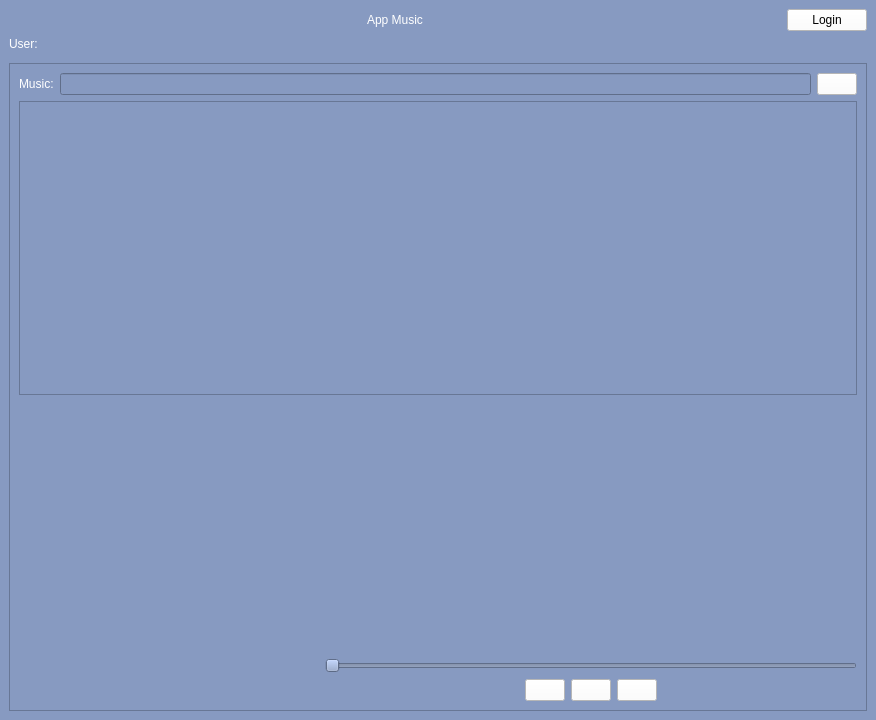
<?xml version="1.0" encoding="UTF-8"?>
<ui version="4.0">
 <class>MainWindow</class>
 <widget class="QMainWindow" name="MainWindow">
  <property name="geometry">
   <rect>
    <x>0</x>
    <y>0</y>
    <width>876</width>
    <height>720</height>
   </rect>
  </property>
  <property name="windowTitle">
   <string>AppMusic</string>
  </property>
  <property name="windowIcon">
   <iconset>
    <normaloff>resources/musical-note.png</normaloff>resources/musical-note.png</iconset>
  </property>
  <property name="styleSheet">
   <string notr="true">background-color: rgb(135, 154, 193);

</string>
  </property>
  <widget class="QWidget" name="centralwidget">
   <layout class="QGridLayout" name="gridLayout_3">
    <item row="0" column="1">
     <layout class="QGridLayout" name="gridLayout_6">
      <item row="2" column="0">
       <layout class="QHBoxLayout" name="horizontalLayout_5">
        <item>
         <widget class="QFrame" name="frame">
          <property name="frameShape">
           <enum>QFrame::StyledPanel</enum>
          </property>
          <property name="frameShadow">
           <enum>QFrame::Raised</enum>
          </property>
          <layout class="QGridLayout" name="gridLayout">
           <item row="3" column="0">
            <widget class="QListWidget" name="listWidget_search_result">
             <property name="styleSheet">
              <string notr="true">color:rgb(255, 255, 255);
font: 11pt &quot;Segoe UI&quot;;</string>
             </property>
            </widget>
           </item>
           <item row="2" column="0">
            <layout class="QHBoxLayout" name="horizontalLayout_4">
             <item>
              <widget class="QLabel" name="label_4">
               <property name="styleSheet">
                <string notr="true">color:rgb(255, 255, 255);
font: 700 11pt &quot;Segoe UI&quot;;</string>
               </property>
               <property name="text">
                <string>Music:</string>
               </property>
              </widget>
             </item>
             <item>
              <widget class="QLineEdit" name="line_search_music">
               <property name="styleSheet">
                <string notr="true">color:rgb(255, 255, 255);
font: 11pt &quot;Segoe UI&quot;;</string>
               </property>
              </widget>
             </item>
             <item>
              <widget class="QPushButton" name="pushButton_search_music">
               <property name="styleSheet">
                <string notr="true">background-color: rgb(255, 255, 255);</string>
               </property>
               <property name="text">
                <string/>
               </property>
               <property name="icon">
                <iconset>
                 <normaloff>resources/loupe.png</normaloff>resources/loupe.png</iconset>
               </property>
              </widget>
             </item>
            </layout>
           </item>
           <item row="4" column="0">
            <layout class="QGridLayout" name="gridLayout_2">
             <property name="leftMargin">
              <number>0</number>
             </property>
             <item row="0" column="1">
              <layout class="QVBoxLayout" name="verticalLayout">
               <item>
                <spacer name="verticalSpacer">
                 <property name="orientation">
                  <enum>Qt::Vertical</enum>
                 </property>
                 <property name="sizeHint" stdset="0">
                  <size>
                   <width>20</width>
                   <height>40</height>
                  </size>
                 </property>
                </spacer>
               </item>
               <item>
                <layout class="QFormLayout" name="formLayout">
                 <item row="0" column="1">
                  <widget class="QLabel" name="label_music_name">
                   <property name="styleSheet">
                    <string notr="true">color:rgb(255, 255, 255);
font: 700 11pt &quot;Segoe UI&quot;;</string>
                   </property>
                   <property name="text">
                    <string/>
                   </property>
                  </widget>
                 </item>
                 <item row="1" column="1">
                  <widget class="QLabel" name="label_artist_name">
                   <property name="styleSheet">
                    <string notr="true">color:rgb(255, 255, 255);
font: 11pt &quot;Segoe UI&quot;;</string>
                   </property>
                   <property name="text">
                    <string/>
                   </property>
                  </widget>
                 </item>
                </layout>
               </item>
               <item>
                <widget class="QSlider" name="horizontalSlider">
                 <property name="orientation">
                  <enum>Qt::Horizontal</enum>
                 </property>
                </widget>
               </item>
               <item>
                <layout class="QHBoxLayout" name="horizontalLayout_2">
                 <item>
                  <spacer name="horizontalSpacer_6">
                   <property name="orientation">
                    <enum>Qt::Horizontal</enum>
                   </property>
                   <property name="sizeHint" stdset="0">
                    <size>
                     <width>40</width>
                     <height>20</height>
                    </size>
                   </property>
                  </spacer>
                 </item>
                 <item>
                  <widget class="QPushButton" name="pushButton_previous_music">
                   <property name="styleSheet">
                    <string notr="true">background-color: rgb(255, 255, 255);</string>
                   </property>
                   <property name="text">
                    <string/>
                   </property>
                   <property name="icon">
                    <iconset>
                     <normaloff>resources/arrow - previous.png</normaloff>resources/arrow - previous.png</iconset>
                   </property>
                  </widget>
                 </item>
                 <item>
                  <widget class="QPushButton" name="pushButton_play_pause">
                   <property name="styleSheet">
                    <string notr="true">background-color: rgb(255, 255, 255);</string>
                   </property>
                   <property name="text">
                    <string/>
                   </property>
                   <property name="icon">
                    <iconset>
                     <normaloff>resources/play.png</normaloff>resources/play.png</iconset>
                   </property>
                  </widget>
                 </item>
                 <item>
                  <widget class="QPushButton" name="pushButton_next_music">
                   <property name="styleSheet">
                    <string notr="true">background-color: rgb(255, 255, 255);</string>
                   </property>
                   <property name="text">
                    <string/>
                   </property>
                   <property name="icon">
                    <iconset>
                     <normaloff>resources/arrow.png</normaloff>resources/arrow.png</iconset>
                   </property>
                  </widget>
                 </item>
                 <item>
                  <spacer name="horizontalSpacer_7">
                   <property name="orientation">
                    <enum>Qt::Horizontal</enum>
                   </property>
                   <property name="sizeHint" stdset="0">
                    <size>
                     <width>40</width>
                     <height>20</height>
                    </size>
                   </property>
                  </spacer>
                 </item>
                </layout>
               </item>
              </layout>
             </item>
             <item row="0" column="0" alignment="Qt::AlignHCenter|Qt::AlignVCenter">
              <widget class="QLabel" name="label_image_disc">
               <property name="minimumSize">
                <size>
                 <width>300</width>
                 <height>300</height>
                </size>
               </property>
               <property name="frameShape">
                <enum>QFrame::NoFrame</enum>
               </property>
               <property name="text">
                <string/>
               </property>
               <property name="pixmap">
                <pixmap>resources/music.png</pixmap>
               </property>
               <property name="scaledContents">
                <bool>true</bool>
               </property>
               <property name="wordWrap">
                <bool>false</bool>
               </property>
              </widget>
             </item>
            </layout>
           </item>
          </layout>
         </widget>
        </item>
       </layout>
      </item>
      <item row="0" column="0">
       <layout class="QHBoxLayout" name="horizontalLayout">
        <item>
         <spacer name="horizontalSpacer_2">
          <property name="orientation">
           <enum>Qt::Horizontal</enum>
          </property>
          <property name="sizeHint" stdset="0">
           <size>
            <width>40</width>
            <height>20</height>
           </size>
          </property>
         </spacer>
        </item>
        <item>
         <widget class="QLabel" name="label_home">
          <property name="styleSheet">
           <string notr="true">font: 700 14pt &quot;Segoe UI&quot;;
color: rgb(255, 255, 255);</string>
          </property>
          <property name="text">
           <string>App Music</string>
          </property>
         </widget>
        </item>
        <item>
         <spacer name="horizontalSpacer_3">
          <property name="orientation">
           <enum>Qt::Horizontal</enum>
          </property>
          <property name="sizeHint" stdset="0">
           <size>
            <width>40</width>
            <height>20</height>
           </size>
          </property>
         </spacer>
        </item>
        <item>
         <widget class="QPushButton" name="pushButton_grant">
          <property name="styleSheet">
           <string notr="true">background-color: rgb(255, 255, 255);</string>
          </property>
          <property name="text">
           <string>Login</string>
          </property>
         </widget>
        </item>
       </layout>
      </item>
      <item row="1" column="0">
       <layout class="QHBoxLayout" name="horizontalLayout_3">
        <item>
         <layout class="QFormLayout" name="formLayout_2">
          <item row="0" column="0">
           <widget class="QLabel" name="label">
            <property name="styleSheet">
             <string notr="true">color:rgb(255, 255, 255);
font: 700 11pt &quot;Segoe UI&quot;;</string>
            </property>
            <property name="text">
             <string>User:</string>
            </property>
           </widget>
          </item>
          <item row="0" column="1">
           <widget class="QLabel" name="label_user_name">
            <property name="styleSheet">
             <string notr="true">color:rgb(255, 255, 255);
font: 11pt &quot;Segoe UI&quot;;</string>
            </property>
            <property name="text">
             <string/>
            </property>
           </widget>
          </item>
         </layout>
        </item>
        <item>
         <spacer name="horizontalSpacer">
          <property name="orientation">
           <enum>Qt::Horizontal</enum>
          </property>
          <property name="sizeHint" stdset="0">
           <size>
            <width>40</width>
            <height>20</height>
           </size>
          </property>
         </spacer>
        </item>
       </layout>
      </item>
     </layout>
    </item>
   </layout>
  </widget>
  <widget class="QMenuBar" name="menubar">
   <property name="geometry">
    <rect>
     <x>0</x>
     <y>0</y>
     <width>876</width>
     <height>25</height>
    </rect>
   </property>
  </widget>
 </widget>
 <resources/>
 <connections/>
</ui>
